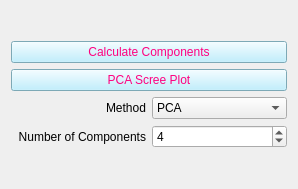
          <widget class="QWidget" name="page_5">
           <property name="geometry">
            <rect>
             <x>0</x>
             <y>0</y>
             <width>298</width>
             <height>189</height>
            </rect>
           </property>
           <attribute name="label">
            <string>Component Analysis</string>
           </attribute>
           <layout class="QGridLayout" name="gridLayout_15">
            <item row="0" column="0">
             <layout class="QGridLayout" name="gridLayout">
              <item row="0" column="0">
               <widget class="QPushButton" name="pb_calc_components">
                <property name="sizePolicy">
                 <sizepolicy hsizetype="Minimum" vsizetype="Fixed">
                  <horstretch>0</horstretch>
                  <verstretch>0</verstretch>
                 </sizepolicy>
                </property>
                <property name="styleSheet">
                 <string notr="true">background-color: rgb(175, 236, 255);
color: rgb(255, 0, 127);
</string>
                </property>
                <property name="text">
                 <string>Calculate Components</string>
                </property>
               </widget>
              </item>
              <item row="1" column="0">
               <widget class="QPushButton" name="pb_pca_scree">
                <property name="sizePolicy">
                 <sizepolicy hsizetype="Expanding" vsizetype="Fixed">
                  <horstretch>0</horstretch>
                  <verstretch>0</verstretch>
                 </sizepolicy>
                </property>
                <property name="styleSheet">
                 <string notr="true">background-color: rgb(175, 236, 255);
color: rgb(255, 0, 127);
</string>
                </property>
                <property name="text">
                 <string>PCA Scree Plot</string>
                </property>
               </widget>
              </item>
              <item row="2" column="0">
               <layout class="QHBoxLayout" name="horizontalLayout_5">
                <item>
                 <widget class="QLabel" name="label_11">
                  <property name="text">
                   <string>Method</string>
                  </property>
                  <property name="alignment">
                   <set>Qt::AlignRight|Qt::AlignTrailing|Qt::AlignVCenter</set>
                  </property>
                 </widget>
                </item>
                <item>
                 <widget class="QComboBox" name="cb_comp_method">
                  <property name="sizePolicy">
                   <sizepolicy hsizetype="Preferred" vsizetype="Fixed">
                    <horstretch>0</horstretch>
                    <verstretch>0</verstretch>
                   </sizepolicy>
                  </property>
                  <item>
                   <property name="text">
                    <string>PCA</string>
                   </property>
                  </item>
                  <item>
                   <property name="text">
                    <string>NMF</string>
                   </property>
                  </item>
                  <item>
                   <property name="text">
                    <string>FastICA</string>
                   </property>
                  </item>
                  <item>
                   <property name="text">
                    <string>IncrementalPCA</string>
                   </property>
                  </item>
                  <item>
                   <property name="text">
                    <string>TruncatedSVD</string>
                   </property>
                  </item>
                  <item>
                   <property name="text">
                    <string>FactorAnalysis</string>
                   </property>
                  </item>
                  <item>
                   <property name="text">
                    <string>DictionaryLearning</string>
                   </property>
                  </item>
                 </widget>
                </item>
               </layout>
              </item>
              <item row="3" column="0">
               <layout class="QHBoxLayout" name="horizontalLayout_6">
                <item>
                 <widget class="QLabel" name="label">
                  <property name="text">
                   <string>Number of Components</string>
                  </property>
                  <property name="alignment">
                   <set>Qt::AlignRight|Qt::AlignTrailing|Qt::AlignVCenter</set>
                  </property>
                 </widget>
                </item>
                <item>
                 <widget class="QSpinBox" name="sb_ncomp">
                  <property name="minimum">
                   <number>1</number>
                  </property>
                  <property name="value">
                   <number>4</number>
                  </property>
                 </widget>
                </item>
               </layout>
              </item>
             </layout>
            </item>
           </layout>
          </widget>
